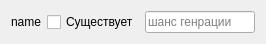
<?xml version="1.0" encoding="UTF-8"?>
<ui version="4.0">
 <class>ACommandSettingsForm</class>
 <widget class="QWidget" name="ACommandSettingsForm">
  <property name="geometry">
   <rect>
    <x>0</x>
    <y>0</y>
    <width>231</width>
    <height>41</height>
   </rect>
  </property>
  <property name="windowTitle">
   <string>Form</string>
  </property>
  <layout class="QHBoxLayout" name="horizontalLayout">
   <item>
    <widget class="QLabel" name="nameLabel">
     <property name="text">
      <string>name</string>
     </property>
    </widget>
   </item>
   <item>
    <widget class="QCheckBox" name="existCheckBox">
     <property name="text">
      <string>Существует</string>
     </property>
    </widget>
   </item>
   <item>
    <widget class="QLineEdit" name="chanceEdit">
     <property name="minimumSize">
      <size>
       <width>110</width>
       <height>0</height>
      </size>
     </property>
     <property name="placeholderText">
      <string>шанс генрации</string>
     </property>
    </widget>
   </item>
  </layout>
 </widget>
 <resources/>
 <connections/>
</ui>
